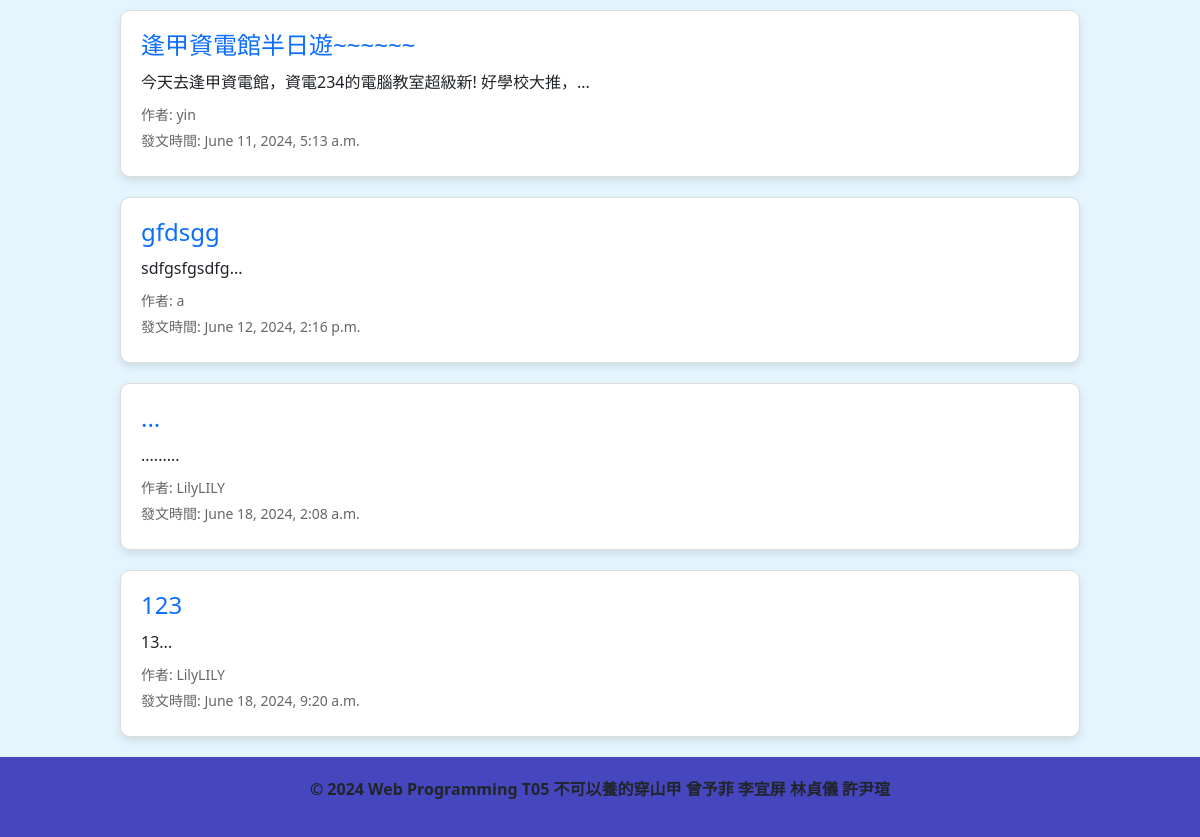
The app's page /search/ (lower part), older data.
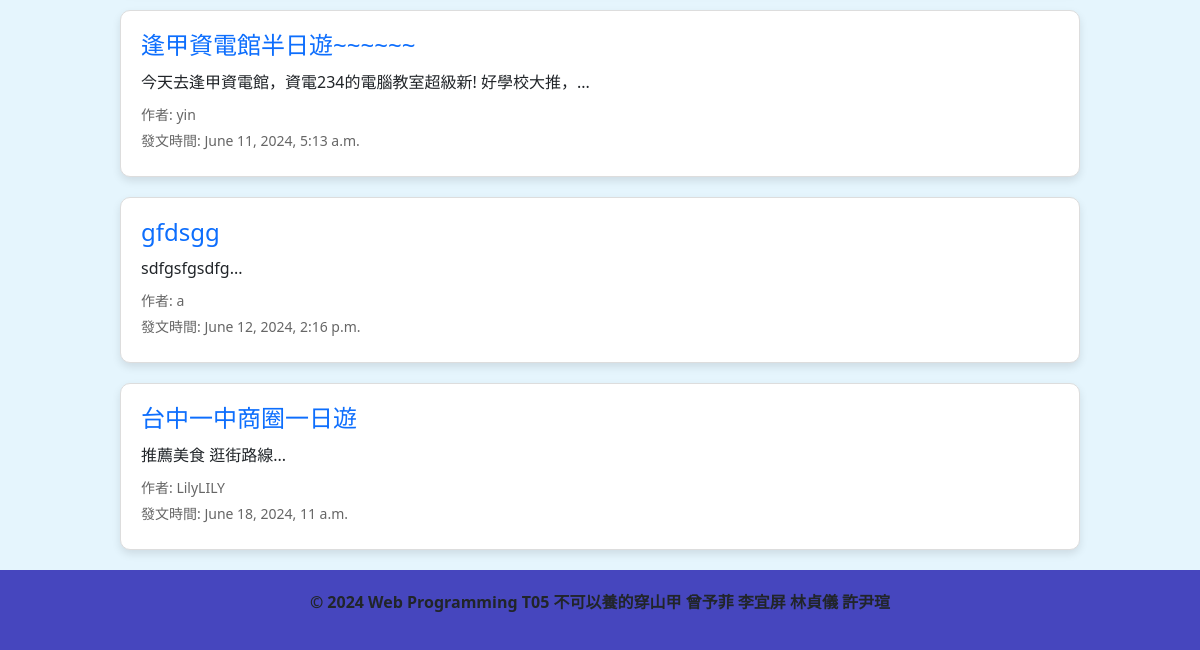
The same page, newer data.
### travel/models.py (models this page shows, shortened)
class Post(models.Model):
    user = models.ForeignKey(User, on_delete=models.CASCADE, related_name='posts', verbose_name="發文者")
    title = models.CharField(max_length=20, verbose_name="文章標題")
    description = models.TextField(verbose_name="文章內容")
    created_at = models.DateTimeField(default=timezone.now, verbose_name="發文時間")
    pictures = models.ManyToManyField(Picture, related_name='posts', verbose_name="內文圖片", blank=True)
    tags = models.ManyToManyField(Tag, related_name='posts', verbose_name="標籤", blank=True)

### travel/views.py (the view)
# urls.py: path('search/', views.search_posts, name='search_posts'),
def search_posts(request):
    form = SearchForm(request.GET or None)
    posts = Post.objects.all()
    if form.is_valid():
        query = form.cleaned_data.get('query')
        if query:
            posts = posts.filter(
                Q(title__icontains=query) | Q(description__icontains=query)
            )
    return render(request, 'search_results.html', {'form': form, 'posts': posts})

### travel/templates/search_results.html (shortened to what this page needs)
{% extends "Mama.html" %}
{% load static %}
{% block CSS %}
    <link rel="stylesheet" type="text/css" href="{% static 'css/home.css' %}">
{% endblock %}
{% block content %}
<div class="post-list">
    {% for post in posts %}
    <div class="post-item">
        <h2 class="post-title"><a class="post" href="/post_detail/{{ post.id }}">{{ post.title }}</a></h2>
        <p class="post-description">{{ post.description|slice:":30" }}...</p>
        <p class="post-author">作者: {{ post.user.username }}</p>
        <p class="post-date">發文時間: {{ post.created_at }}</p>
    </div>
    {% endfor %}
</div>
{% endblock %}

Row changes from the older to the newer data that the page shows:
removed Post: title "...", description "......", user.username "LilyLILY", created_at "June 18, 2024, 2:08 a.m."
removed Post: title "123", description "13", user.username "LilyLILY", created_at "June 18, 2024, 9:20 a.m."
added Post: title "台中一中商圈一日遊", description "推薦美食 逛街路線", user.username "LilyLILY", created_at "June 18, 2024, 11 a.m."
